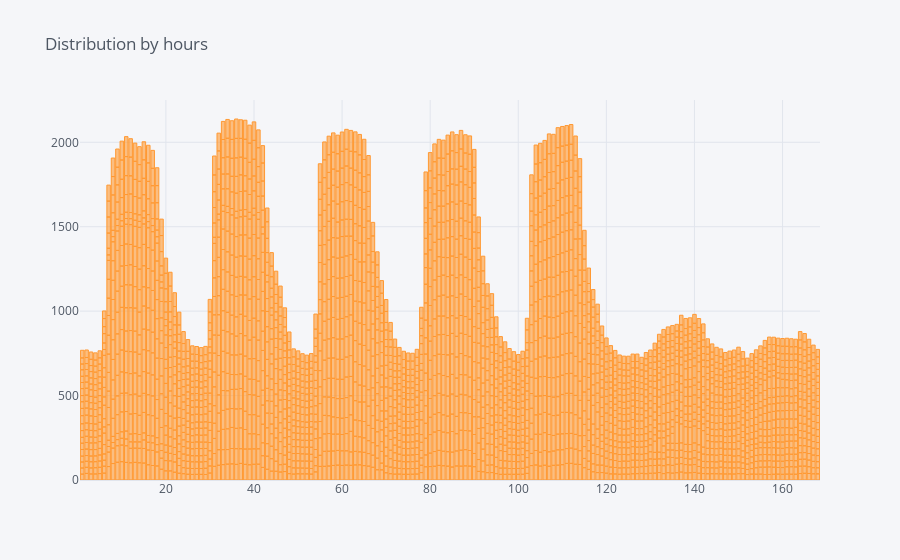

Source (notebook cell):
### Code cell
df.iplot(kind='bar', x='hour_of_the_week',y='Mean_Load',title= 'Distribution by hours')

### Figure 1 — Plotly figure (JSON) as saved in the notebook; plotly's stock layout.template omitted (floating-point values rounded to 4 significant figures; data arrays with more than 128 entries replaced by an {"elided": "..."} marker saying what was removed)
{"data": [{"marker": {"color": "rgba(255, 153, 51, 0.6)", "line": {"color": "rgba(255, 153, 51, 1.0)", "width": 1}}, "name": "Mean_Load", "orientation": "v", "text": "", "type": "bar", "x": {"elided": "3276 int values"}, "y": {"elided": "3276 mixed values"}}], "layout": {"legend": {"bgcolor": "#F5F6F9", "font": {"color": "#4D5663"}}, "paper_bgcolor": "#F5F6F9", "plot_bgcolor": "#F5F6F9", "title": {"font": {"color": "#4D5663"}, "text": "Distribution by hours"}, "xaxis": {"gridcolor": "#E1E5ED", "showgrid": true, "tickfont": {"color": "#4D5663"}, "title": {"font": {"color": "#4D5663"}, "text": ""}, "zerolinecolor": "#E1E5ED"}, "yaxis": {"gridcolor": "#E1E5ED", "showgrid": true, "tickfont": {"color": "#4D5663"}, "title": {"font": {"color": "#4D5663"}, "text": ""}, "zerolinecolor": "#E1E5ED"}}}
